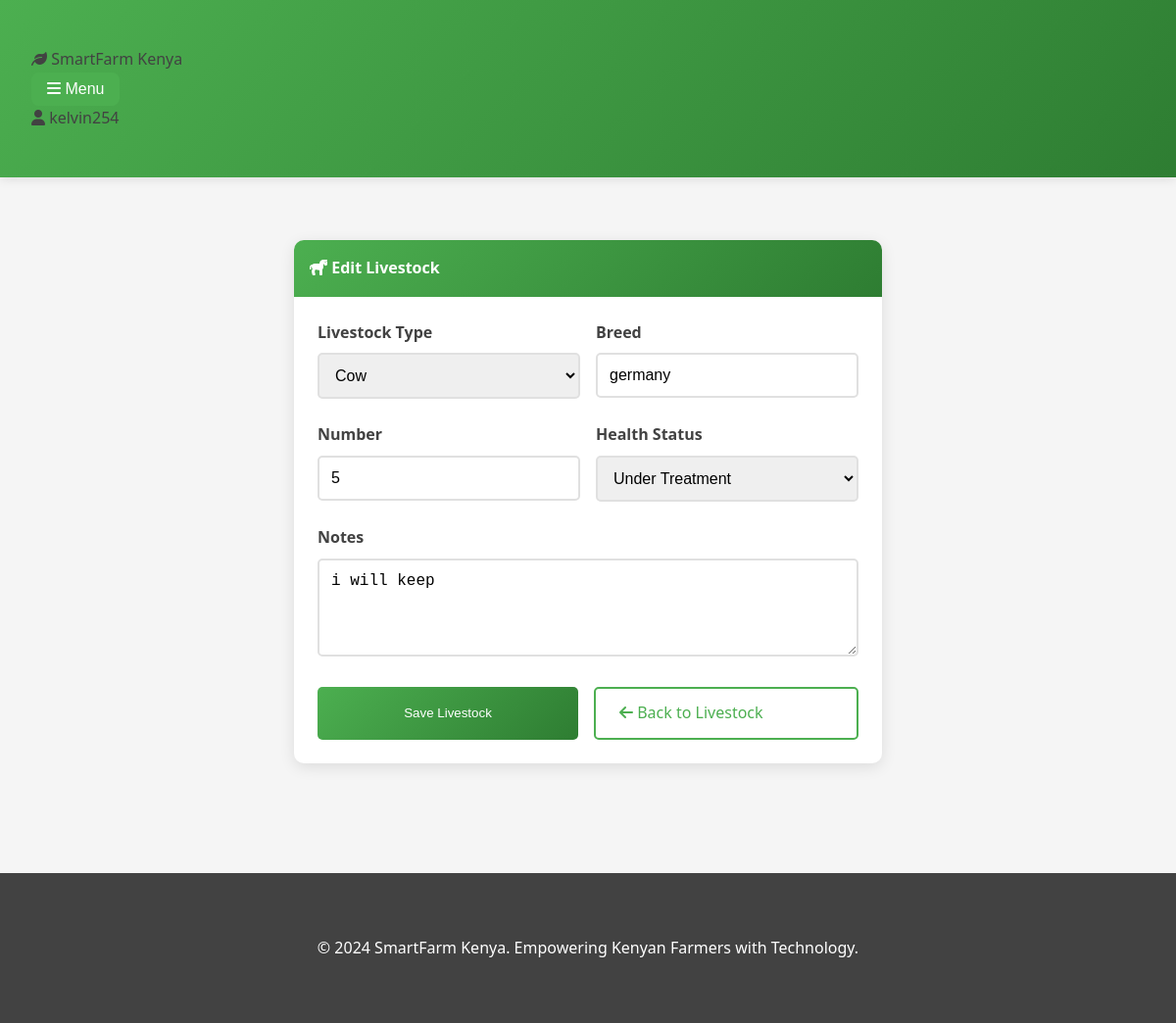
Screenshot of /livestock/edit/1 (signed in) with the database file from the repository.
### app.py (models this page shows, shortened)
class User(UserMixin, db.Model):
    id = db.Column(db.Integer, primary_key=True)
    username = db.Column(db.String(80), unique=True, nullable=False)
    email = db.Column(db.String(120), unique=True, nullable=False)
    password_hash = db.Column(db.String(128), nullable=False)
    farm_name = db.Column(db.String(100), nullable=False)
    created_at = db.Column(db.DateTime, default=datetime.utcnow)
    crops = db.relationship('Crop', backref='farmer', lazy=True, cascade='all, delete-orphan')
    livestock = db.relationship('Livestock', backref='farmer', lazy=True, cascade='all, delete-orphan')
    activities = db.relationship('Activity', backref='farmer', lazy=True, cascade='all, delete-orphan')
    images = db.relationship('FarmImage', backref='farmer', lazy=True, cascade='all, delete-orphan')

class Livestock(db.Model):
    id = db.Column(db.Integer, primary_key=True)
    type = db.Column(db.String(50), nullable=False)  # cow, goat, chicken, etc.
    breed = db.Column(db.String(50))
    number = db.Column(db.Integer, nullable=False, default=1)
    health_status = db.Column(db.String(20), default='healthy')  # healthy, sick, treatment
    notes = db.Column(db.Text)
    user_id = db.Column(db.Integer, db.ForeignKey('user.id'), nullable=False)
    created_at = db.Column(db.DateTime, default=datetime.utcnow)

### app.py (the view, shortened to what this page needs)
@app.route('/livestock/edit/<int:id>', methods=['GET', 'POST'])
@login_required
def edit_livestock(id):
    animal = Livestock.query.get_or_404(id)
    if animal.user_id != current_user.id:
        flash('Access denied!', 'danger')
        return redirect(url_for('livestock'))
    form = LivestockForm(obj=animal)
    return render_template('livestock_form.html', form=form, title='Edit Livestock')

### app.py
class LivestockForm(FlaskForm):
    type = SelectField('Livestock Type', choices=[('cow', 'Cow'), ('goat', 'Goat'), ('chicken', 'Chicken'), ('pig', 'Pig'), ('sheep', 'Sheep'), ('other', 'Other')], validators=[DataRequired()])
    breed = StringField('Breed')
    number = IntegerField('Number', validators=[DataRequired(), NumberRange(min=1)])
    health_status = SelectField('Health Status', choices=[('healthy', 'Healthy'), ('sick', 'Sick'), ('treatment', 'Under Treatment')], validators=[DataRequired()])
    notes = TextAreaField('Notes')
    submit = SubmitField('Save Livestock')

### app.py (called while the page is built)
@login_manager.user_loader
def load_user(user_id):
    return User.query.get(int(user_id))

### templates/livestock_form.html (shortened to what this page needs)
{% extends "base.html" %}
{% block content %}
<div class="container">
    <div style="max-width: 600px; margin: 2rem auto;">
        <div class="card">
            <div class="card-header">
                <i class="fas fa-horse"></i> {{ title }}
            </div>
            <div class="card-body">
                <form method="POST">
                    <div style="display: grid; grid-template-columns: 1fr 1fr; gap: 1rem;">
                        <div class="form-group">
                            {{ form.type.label(class="form-label") }}
                            {{ form.type(class="form-control") }}
                        </div>
                        <div class="form-group">
                            {{ form.breed.label(class="form-label") }}
                            {{ form.breed(class="form-control") }}
                        </div>
                    </div>
                    <div style="display: grid; grid-template-columns: 1fr 1fr; gap: 1rem;">
                        <div class="form-group">
                            {{ form.number.label(class="form-label") }}
                            {{ form.number(class="form-control") }}
                        </div>
                        <div class="form-group">
                            {{ form.health_status.label(class="form-label") }}
                            {{ form.health_status(class="form-control") }}
                        </div>
                    </div>
                    <div class="form-group">
                        {{ form.notes.label(class="form-label") }}
                        {{ form.notes(class="form-control", rows="4") }}
                    </div>
                    <div style="display: flex; gap: 1rem;">
                        {{ form.submit(class="btn btn-primary", style="flex: 1;") }}
                        <a href="{{ url_for('livestock') }}" class="btn btn-outline-primary" style="flex: 1;">
                            <i class="fas fa-arrow-left"></i> Back to Livestock
                        </a>
                    </div>
                </form>
            </div>
        </div>
    </div>
</div>
{% endblock %}

### templates/base.html (shortened to what this page needs)
<!DOCTYPE html>
<html lang="en">
<head>
    <link rel="stylesheet" href="{{ url_for('static', filename='css/style.css') }}">
    <link rel="stylesheet" href="https://cdnjs.cloudflare.com/ajax/libs/font-awesome/6.0.0/css/all.min.css">
</head>
<body>
    <nav class="navbar">
        <div class="container">
            <div class="d-flex justify-content-between align-items-center">
                <div class="d-flex align-items-center">
                    <div class="logo">
                        <i class="fas fa-leaf"></i> SmartFarm Kenya
                    </div>
                    {% if current_user.is_authenticated %}
                    <div class="nav-dropdown ms-4">
                        <button class="nav-dropdown-btn" onclick="toggleDropdown()">
                            <i class="fas fa-bars"></i> Menu
                        </button>
                    </div>
                    {% endif %}
                </div>
                <div class="user-info">
                    {% if current_user.is_authenticated %}
                        <span class="user-name">
                            <i class="fas fa-user"></i> {{ current_user.username }}
                        </span>
                    {% endif %}
                </div>
            </div>
        </div>
    </nav>
    <main>
        {% block content %}{% endblock %}
    </main>
    <footer>
        <div class="container">
            <p>&copy; 2024 SmartFarm Kenya. Empowering Kenyan Farmers with Technology.</p>
        </div>
    </footer>
</body>
</html>

### static/css/style.css (style rules this page uses)
:root { --primary-green: #4CAF50; --dark-green: #2E7D32; --light-green: #81C784; --accent-green: #66BB6A; --white: #FFFFFF; --light-gray: #F5F5F5; --medium-gray: #E0E0E0; --dark-gray: #424242; --success: #4CAF50; --warning: #FF9800; --danger: #F44336; --info: #2196F3; }
* { margin: 0; padding: 0; box-sizing: border-box; }
body { font-family: 'Segoe UI', Tahoma, Geneva, Verdana, sans-serif; background-color: var(--light-gray); color: var(--dark-gray); line-height: 1.6; }
.nav-dropdown { position: relative; display: inline-block; }
.nav-dropdown-btn { background: linear-gradient(135deg, var(--primary-green), var(--success)); color: white; border: none; padding: 0.5rem 1rem; border-radius: 8px; cursor: pointer; font-size: 1rem; transition: all 0.3s ease; }
.navbar { background: linear-gradient(135deg, var(--primary-green), var(--dark-green)); padding: 1rem 0; box-shadow: 0 2px 10px rgba(0,0,0,0.1); }
.container { max-width: 1200px; margin: 0 auto; padding: 2rem; }
.card { background: var(--white); border-radius: 10px; box-shadow: 0 4px 15px rgba(0,0,0,0.1); margin-bottom: 2rem; overflow: hidden; transition: transform 0.3s, box-shadow 0.3s; }
.card-header { background: linear-gradient(135deg, var(--primary-green), var(--dark-green)); color: var(--white); padding: 1rem; font-weight: bold; }
.card-body { padding: 1.5rem; }
.btn { padding: 0.75rem 1.5rem; border: none; border-radius: 5px; cursor: pointer; text-decoration: none; display: inline-block; transition: all 0.3s; font-weight: 500; }
.btn-primary { background: linear-gradient(135deg, var(--primary-green), var(--dark-green)); color: var(--white); }
.btn-outline-primary { border: 2px solid var(--primary-green); color: var(--primary-green); background: transparent; }
.form-group { margin-bottom: 1.5rem; }
.form-label { display: block; margin-bottom: 0.5rem; font-weight: 600; color: var(--dark-gray); }
.form-control { width: 100%; padding: 0.75rem; border: 2px solid var(--medium-gray); border-radius: 5px; font-size: 1rem; transition: border-color 0.3s; }
footer { background: var(--dark-gray); color: var(--white); text-align: center; padding: 2rem 0; margin-top: 3rem; }

### rows the page displays
User: username "kelvin254"
Livestock: type "Cow", breed "germany", number "5", health_status "Under Treatment", notes "i will keep"

### other values shown
{{ title }} "Edit Livestock"
